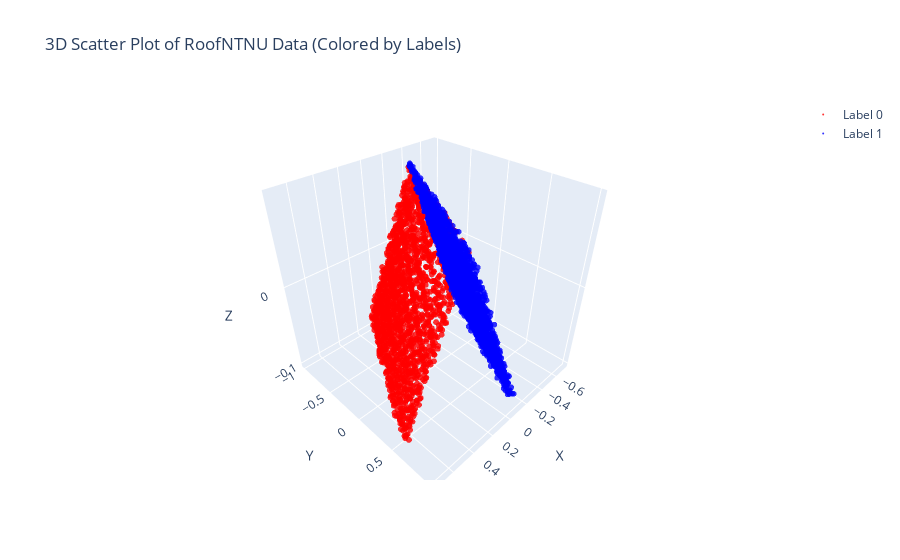

This figure's notebook cell:
### Code cell
import plotly.graph_objs as go
import numpy as np

# Function to read and extract coordinates and labels from a txt file
def read_data(file_path):
    x, y, z, labels = [], [], [], []
    
    with open(file_path, 'r') as file:
        for line in file:
            values = line.split()
            x.append(float(values[0]))   # X coordinate
            y.append(float(values[1]))   # Y coordinate
            z.append(float(values[2]))   # Z coordinate
            labels.append(int(values[-2]))  # Label (2nd last value)
    
    return np.array(x), np.array(y), np.array(z), np.array(labels)

# Example: Reading data from a txt file
file_path = 'data/roofNTNU/roof_clouds_normed/10457866.txt'  # Replace with your file path
x, y, z, labels = read_data(file_path)

# Get unique labels
unique_labels = np.unique(labels)

# Assign colors for each unique label
color_map = [
    'red', 'blue', 'green', 'purple', 'orange', 'cyan', 'magenta', 'yellow'
]  # Extend if more labels exist

# Create traces for each unique label
traces = []
for i, label in enumerate(unique_labels):
    mask = labels == label  # Filter points by label
    trace = go.Scatter3d(
        x=x[mask], 
        y=y[mask], 
        z=z[mask], 
        mode='markers', 
        marker=dict(
            size=2,
            color=color_map[i % len(color_map)],  # Assign color
            opacity=0.8
        ),
        name=f'Label {label}'  # Legend entry
    )
    traces.append(trace)

# Layout settings
layout = go.Layout(
    scene=dict(
        xaxis_title='X', 
        yaxis_title='Y', 
        zaxis_title='Z'
    ),
    title='3D Scatter Plot of RoofNTNU Data (Colored by Labels)',
    showlegend=True
)

# Create the figure and display it
fig = go.Figure(data=traces, layout=layout)
fig.show()

### Figure 1 — Plotly figure (JSON) as saved in the notebook; plotly's stock layout.template omitted (floating-point values rounded to 4 significant figures; data arrays with more than 128 entries replaced by an {"elided": "..."} marker saying what was removed)
{"data": [{"marker": {"color": "red", "opacity": 0.8, "size": 2}, "mode": "markers", "name": "Label 0", "type": "scatter3d", "x": {"elided": "1776 float values"}, "y": {"elided": "1776 float values"}, "z": {"elided": "1776 float values"}}, {"marker": {"color": "blue", "opacity": 0.8, "size": 2}, "mode": "markers", "name": "Label 1", "type": "scatter3d", "x": {"elided": "1922 float values"}, "y": {"elided": "1922 float values"}, "z": {"elided": "1922 float values"}}], "layout": {"scene": {"xaxis": {"title": {"text": "X"}}, "yaxis": {"title": {"text": "Y"}}, "zaxis": {"title": {"text": "Z"}}}, "showlegend": true, "title": {"text": "3D Scatter Plot of RoofNTNU Data (Colored by Labels)"}}}
